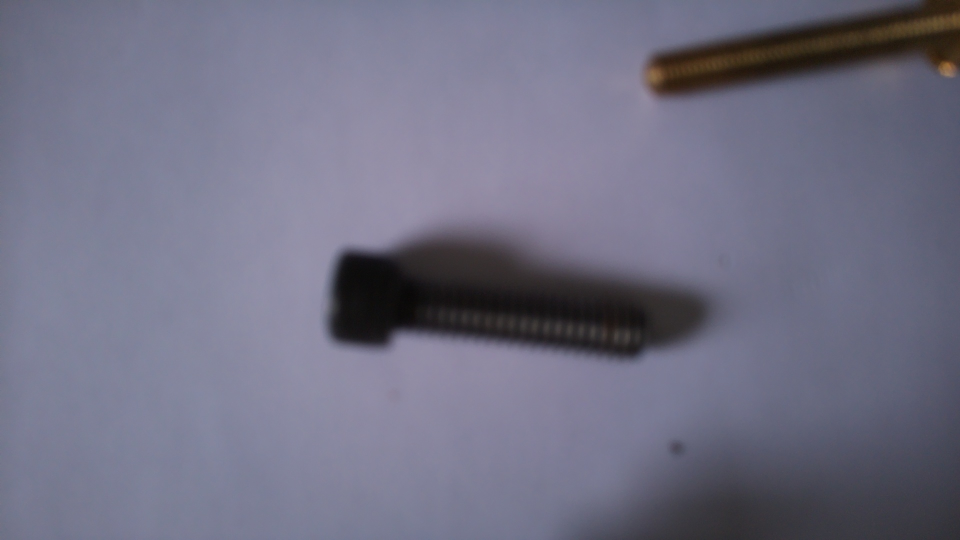
#> input picture images/1.jpg, 1920 x 1080 px (shown at 1/2 size)
$ python -i image_processing.py   (imports and definitions only)
#> lines starting #> are read from the running program, lines starting #| are printed output that depends on the picture; after the words box and inside, x2 and y2 are one past the last pixel; in counts of white or black regions, pixels touching at a corner belong together
#> in obj_recognition, img is the input picture: shape (1080, 1920, 3); mean B, G, R 131.9, 112, 112.7
### draw.py
import cv2
import matplotlib.pyplot as plt
import math

def draw_object_coords(center, img):
    x, y = center
    text = f"({x}, {y})"
    font = cv2.FONT_HERSHEY_SIMPLEX
    font_scale = 0.5
    text_color = (255, 0, 0)
    text_thickness = 2
    text_size, _ = cv2.getTextSize(text, font, font_scale, text_thickness)
    text_origin = (x + 10, y - 10 - text_size[1])
    cv2.putText(img, text, text_origin, font, font_scale, text_color, text_thickness)

# [26 lines left out: function draw_coords_system, not called in this run]


def draw_contours_and_boxes(img, contour, box):
    cv2.drawContours(img, [contour], 0, (0, 255, 0), 2)
    cv2.drawContours(img, [box], 0, (0, 0, 255), 3)

def draw_angle_text(img, angle, center):
    angle_text = f"{angle:.2f} Grad"
    cv2.putText(img, angle_text, (center[0] + 45, center[1] - 45), cv2.FONT_HERSHEY_SIMPLEX, 0.6, (0, 255, 255), 1)

def draw_color_text(img, color, box):
    color_text = str(color)
    cv2.putText(img, color_text, (box[0][0], box[0][1]), cv2.FONT_HERSHEY_SIMPLEX, 0.9, (0, 255, 0), 1)


# [21 lines left out: functions calculate_rect_img_ratio, calculate_distance, sorted_obj_ref, not called in this run]

### image_processing.py
import cv2 as cv2
import matplotlib.pyplot as plt
import numpy as np
import os
import draw
from PIL import Image
import math
import imutils
import random
import os

# [55 lines left out: functions pres_crop_four_points, undistort_image, not called in this run]


def Grayscale(ImageSrc, Classify=False):
#> called with Classify = False
  gray_im = cv2.cvtColor(ImageSrc, cv2.COLOR_RGB2GRAY)

  if not Classify:
      cv2.imwrite("./images/" + 'gray_im.jpg' , gray_im)

  return(gray_im)

def GammaCorrection(ImageSrc, Classify=False, Y=0.4):
#> called with Classify = False, Y = 0.4
    gammaCorrection = np.array(255 * (ImageSrc / 255) ** Y, dtype='uint8')
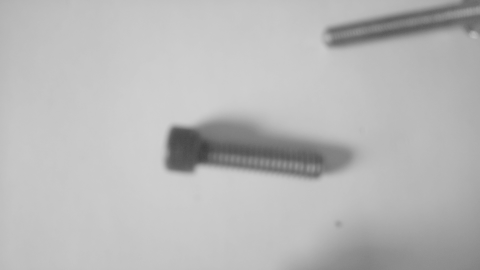
#> gammaCorrection: shape (1080, 1920) (shown at 1/4 size); min 56, max 208, mean 184.4

    if not Classify:
        filename = "./images/gammaCorrection.jpg"
        cv2.imwrite(filename, gammaCorrection)

    return gammaCorrection

def Threshold(ImageSrc, Classify=False, MaxValue = 255, BlockSize = 255, C = 19):
#> called with Classify = False, MaxValue = 255, BlockSize = 255, C = 19
  thresh = cv2.adaptiveThreshold(ImageSrc, MaxValue, cv2.ADAPTIVE_THRESH_GAUSSIAN_C, cv2.THRESH_BINARY, BlockSize, C)
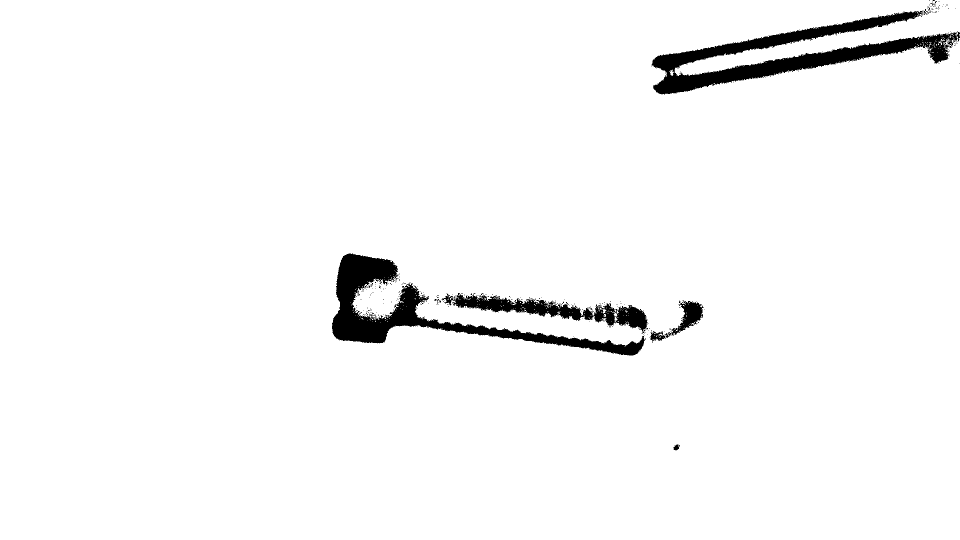
#> thresh: shape (1080, 1920) (shown at 1/2 size); 96.8% white; 256 black regions (248 under 20 px), largest, box (x1, y1, x2, y2) and area: (1303, 18, 1920, 189) 28201, (664, 507, 1292, 711) 25086, (883, 586, 1296, 662) 9535
  thresh = cv2.bitwise_not(thresh)
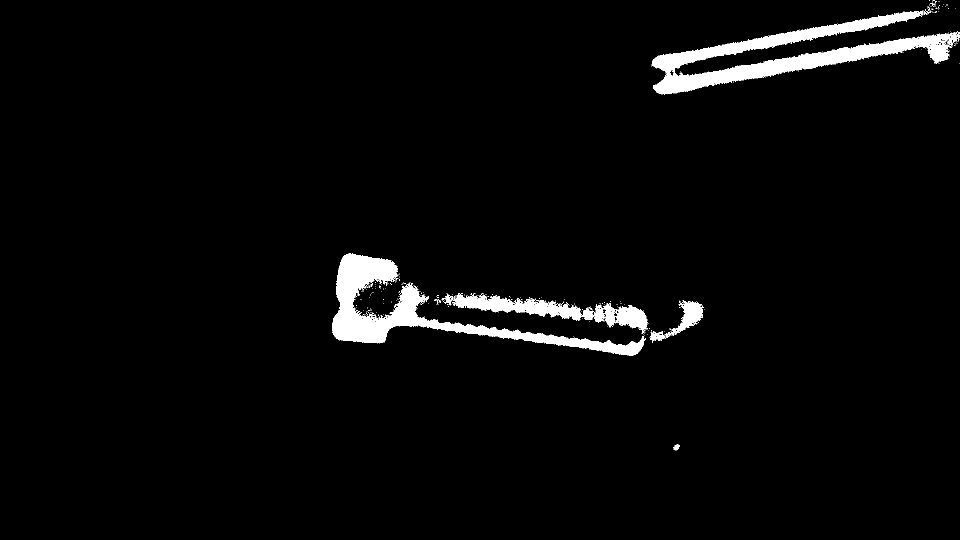
#> thresh: shape (1080, 1920) (shown at 1/2 size); 3.2% white; 256 white regions (248 under 20 px), largest, box (x1, y1, x2, y2) and area: (1303, 18, 1920, 189) 28201, (664, 507, 1292, 711) 25086, (883, 586, 1296, 662) 9535

  if not Classify:
      cv2.imwrite("./images/" + 'thresh.jpg' , thresh)

  return(thresh)

def MorphOperation(ImageSrc, Classify=False, Size = 15, BlurSize = 7):
#> called with Classify = False, Size = 15, BlurSize = 7
  kernel = np.ones((Size, Size), np.uint8)
  img_dilation = cv2.dilate(ImageSrc, kernel, iterations=1)
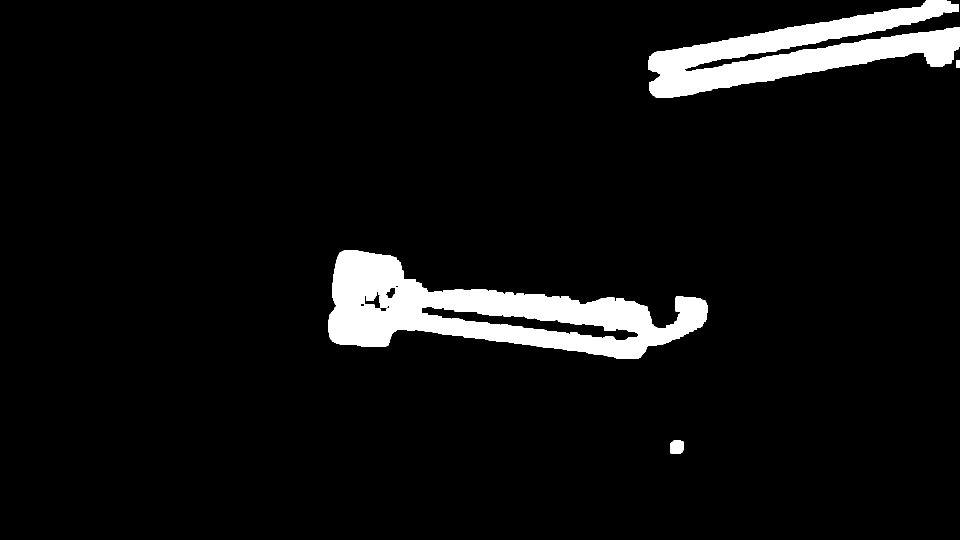
#> img_dilation: shape (1080, 1920) (shown at 1/2 size); 6% white; 5 white regions, box (x1, y1, x2, y2) and area: (657, 500, 1416, 718) 71762, (1296, 0, 1920, 196) 52444, (1340, 881, 1367, 908) 669, (759, 591, 775, 615) 375, (1912, 120, 1920, 135) 120
  img_erode = cv2.erode(img_dilation, kernel, iterations=1)
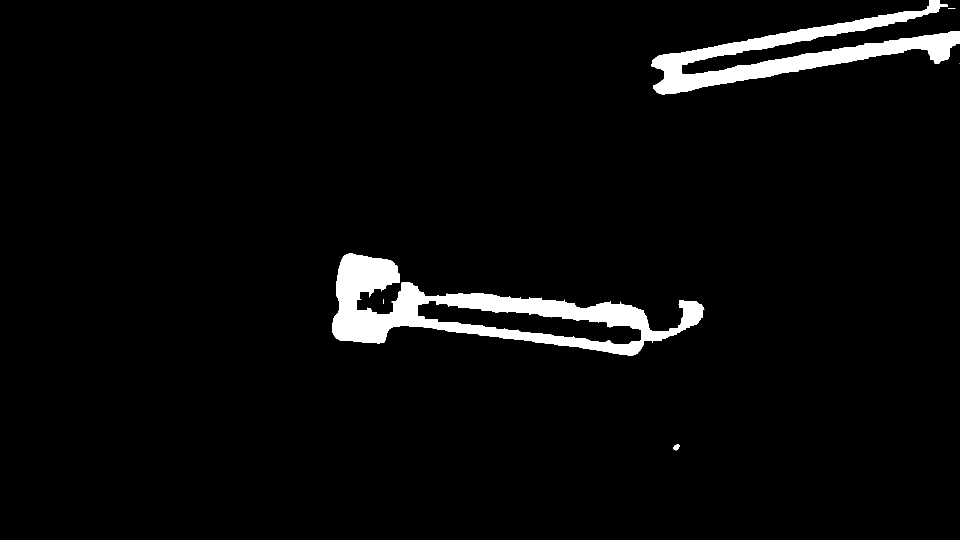
#> img_erode: shape (1080, 1920) (shown at 1/2 size); 3.8% white; 6 white regions (3 under 20 px), largest, box (x1, y1, x2, y2) and area: (664, 507, 1409, 711) 45890, (1303, 0, 1920, 189) 31808, (1347, 888, 1360, 901) 109

  # clean all noise after dilatation and erosion
  img_erode = cv2.medianBlur(img_erode, BlurSize)
#> img_erode: shape (1080, 1920); 3.8% white; 3 white regions, box (x1, y1, x2, y2) and area: (664, 507, 1407, 711) 45872, (1303, 0, 1920, 189) 31802, (1347, 889, 1359, 900) 93
  if not Classify:
    cv2.imwrite("./images/" + 'morphOperation.jpg' , img_erode)

  return(img_erode)


def AutoCanny(ImageSrc, Classify=False, sigma=0.33):
	# compute the median of the single channel pixel intensities
#> called with Classify = False, sigma = 0.33
	v = np.median(ImageSrc)
#> v = 0
	# apply automatic Canny edge detection using the computed median
	lower = int(max(10, (1.0 - sigma) * v))
#> lower = 10
	#print("lower: " + str(lower))
	upper = int(min(255, (1.0 + sigma) * v))
#> upper = 0

	edged = cv2.Canny(ImageSrc, lower, upper)
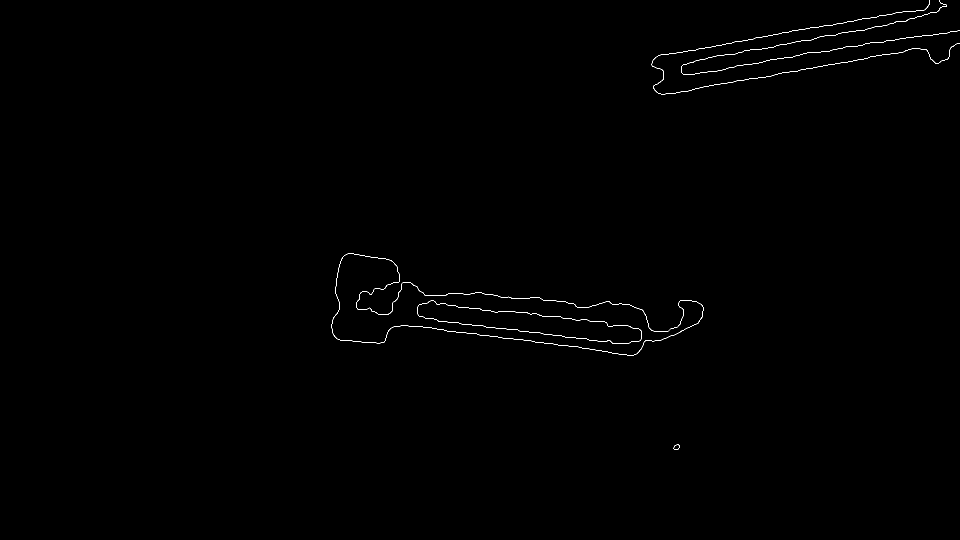
#> edged: shape (1080, 1920) (shown at 1/2 size); 0.27% white in thin lines or dots, all inside (x1, y1, x2, y2) = (663, 0, 1920, 900)
	if not Classify:
		cv2.imwrite("./images/" + 'autoCanny.jpg' , edged)

	return(edged)

def FindContours(image_src, org_image_src, Classify=False, min_ratio=0.001):
#> called with Classify = False, min_ratio = 0.001
    img = org_image_src.copy()
    #image_height, image_width, _ = img.shape
    contours, _ = cv2.findContours(image_src, cv2.RETR_EXTERNAL, cv2.CHAIN_APPROX_NONE)
#> contours = 4 contours, 1 with area under 20; largest, box (x1, y1, x2, y2) and area: (663, 506, 1407, 711) 61368, (1347, 888, 1359, 900) 90, (1303, 0, 1920, 189) 54

    center_coordinates_map = {}
    center_points = []
    boxes = []

    for i, c in enumerate(contours):
       # area = cv2.contourArea(c)
        rect = cv2.minAreaRect(c)
        box = cv2.boxPoints(rect)
        box = np.int0(box)

        center = (int(rect[0][0] + 1), int(rect[0][1] + 1))
        width = int(rect[1][0])
        height = int(rect[1][1])
        angle = int(rect[2])

        if width < height:
            angle = 90 - angle
        else:
            angle = -angle

        ratio = calculate_rect_img_ratio((width * height), img)
        #color = color_detection.detect_contour_color(img, c)

        if ratio > min_ratio:

            if Classify:
                center_points.append(center)
                boxes.append(box)
             #   x,y,w,h = cv2.boundingRect(c)
            else:
                draw.draw_contours_and_boxes(img, c, box)

                draw.draw_object_coords(center, img)
                cv2.circle(img, center, 3, (0, 0, 255), -1)

                draw.draw_angle_text(img, angle, center)
            # Find the corner with the highest Y coordinate
            #highest_y_corner = max(box, key=lambda corner: corner[1])
            #cv2.circle(img, tuple(highest_y_corner), 5, (255, 0, 0), -1)
            #center_coordinates_map[i + 1] = (center, angle, color, highest_y_corner)
            center_coordinates_map[i + 1] = (center, angle, 0)
#> this loop made 4 passes
#> (rect, box, width, height, angle, ratio, x in draw_object_coords, y in draw_object_coords) on passes 2 to 4: (((1032.5, 640.7), (175.9, 735.6), -82.05), [[1384, 778], [656, 676], [680, 502], [1408, 604]], 175, 735, 172, 0.062, 1033, 641), (((1635.9, 74.4), (562.9, 67.56), -9.38), [[1363, 153], [1352, 86], [1908, -4], [1919, 61]], 562, 67, 9, 0.0182, 1636, 75), (((1609.4, 115.4), (618.5, 127.3), -11.47), [[1319, 239], [1293, 114], [1899, -8], [1925, 116]], 618, 127, 11, 0.0379, 1610, 116)
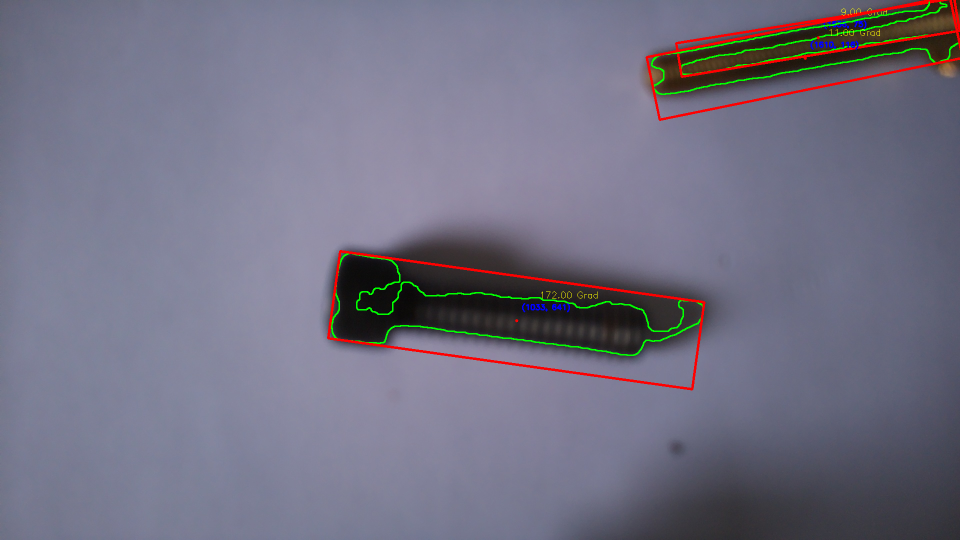
#> img: shape (1080, 1920, 3) (shown at 1/2 size); 1.77% of pixels changed, all inside (x1, y1, x2, y2) = (654, 0, 1920, 781)
#> after the loop, boxes = []; center_coordinates_map = {2: ((1033, 641), 172, 0), 3: ((1636, 75), 9, 0), 4: ((1610, 116), 11, 0)}; center_points = []

    h, w, _ = img.shape

    if len(center_points) > 0:
        centerObj = FindCenterObject(center_points, (w/2, h/2), boxes)
        obj = ExtractObject(org_image_src, centerObj)
        return IsolateObject(obj)

    return img, center_coordinates_map


def calculate_rect_img_ratio(area, img):
    image_area = img.shape[0] * img.shape[1]
    return area / image_area

# [70 lines left out: functions EuclideanDistance, FindCenterObject, ExtractObject, IsolateObject, not called in this run]

def obj_recognition(image_or_path):
    if isinstance(image_or_path, str):
        img = cv2.imread(image_or_path)
        if img is None:
              raise ValueError("The image could not be read.")
    elif isinstance(image_or_path, np.ndarray):
        img = image_or_path
    else:
        raise ValueError("Invalid type for the 'image_or_path' parameter.")

    gray = Grayscale(img)
    gamma = GammaCorrection(gray)
    thresh = Threshold(gamma)
    morph = MorphOperation(thresh)
    canny = AutoCanny(morph)
    contours, cen_coor_map = FindContours(canny, img)
#> cen_coor_map has the same summary as center_coordinates_map in FindContours
    cv2.imwrite("./images/" +'contours.jpg', contours)
    print('finish')
    return cen_coor_map

# [18 lines left out: function obj_classification, not called in this run]

>>> result = obj_recognition('images/1.jpg')
#> result has the same summary as center_coordinates_map in FindContours

$ run again, on images/2.jpg
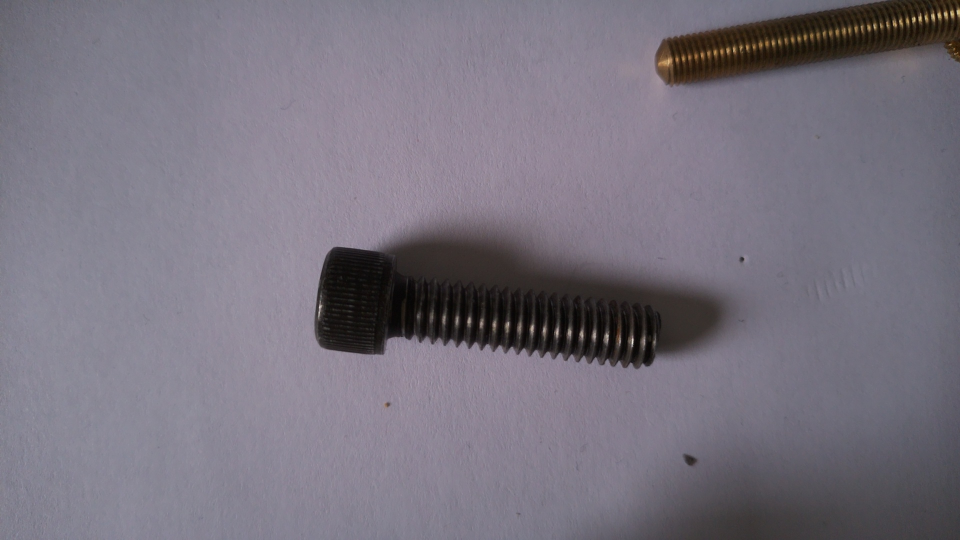
#> input picture images/2.jpg, 1920 x 1080 px (shown at 1/2 size)
#> in obj_recognition, img is the input picture: shape (1080, 1920, 3); mean B, G, R 126.6, 114.7, 120.1
#> in Threshold, `thresh = cv2.adaptiveThreshold(ImageSrc, MaxValue, cv2.ADAPTIVE_THRESH..`:
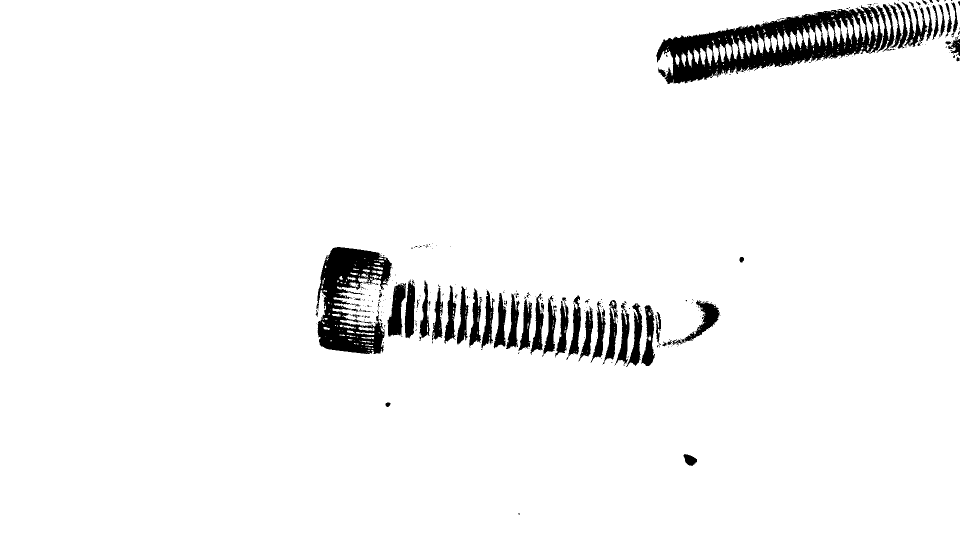
#> thresh: shape (1080, 1920) (shown at 1/2 size); 95.8% white; 327 black regions (264 under 20 px), largest, box (x1, y1, x2, y2) and area: (1312, 11, 1765, 168) 28492, (633, 494, 784, 708) 17395, (1778, 4, 1855, 98) 2672
#> img_dilation: shape (1080, 1920); 8.7% white; 8 white regions, largest, box (x1, y1, x2, y2) and area: (624, 487, 1448, 741) 111209, (1305, 0, 1920, 175) 65900, (1360, 901, 1401, 939) 1319
#> v = 0
#> lower = 10
#> upper = 0
#> edged: shape (1080, 1920); 0.2% white in thin lines or dots, all inside (x1, y1, x2, y2) = (631, 0, 1920, 931)
#> contours = 7 contours, 1 with area under 20; largest, box (x1, y1, x2, y2) and area: (631, 493, 1439, 733) 88846, (1367, 908, 1394, 931) 396, (832, 487, 866, 496) 158, (1478, 514, 1488, 524) 62, (771, 804, 780, 813) 49, (1312, 0, 1920, 168) 40
#> the loop in FindContours, `for i, c in enumerate(contours):` made 7 passes
#> (rect, box, width, height, angle, ratio, x in draw_object_coords, y in draw_object_coords) on passes 4, 7: (((1031.6, 643.9), (206.8, 802.2), -82.41), [[1415, 799], [620, 693], [647, 488], [1442, 594]], 206, 802, 172, 0.0797, 1032, 644), (((1612.4, 78.71), (604.3, 135.4), -4.59), [[1316, 170], [1305, 35], [1908, -12], [1918, 121]], 604, 135, 4, 0.0393, 1613, 79)
#> after the loop in FindContours, `for i, c in enumerate(contours):`:
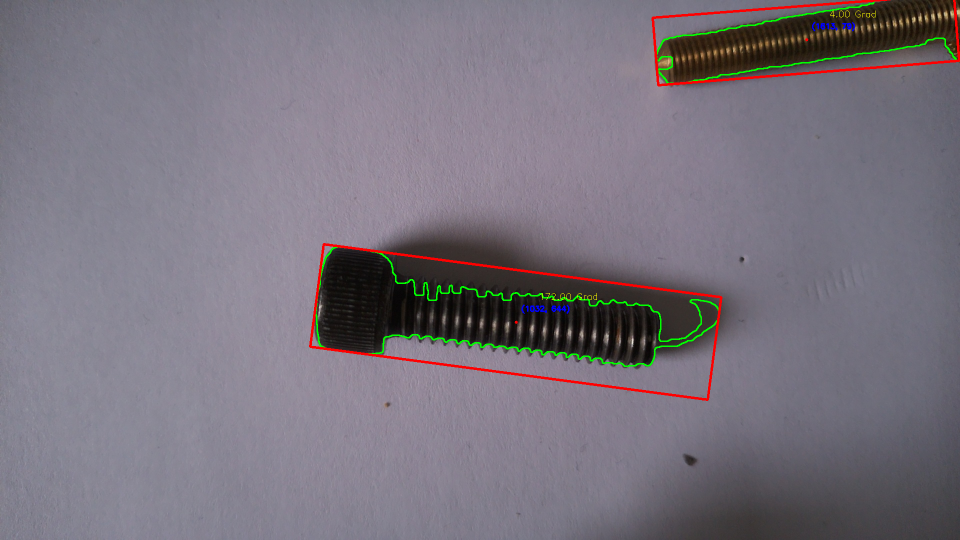
#> img: shape (1080, 1920, 3) (shown at 1/2 size); 1.4% of pixels changed, all inside (x1, y1, x2, y2) = (618, 0, 1920, 802)
#> after the loop in FindContours, `for i, c in enumerate(contours):`: boxes = []; center_coordinates_map = {4: ((1032, 644), 172, 0), 7: ((1613, 79), 4, 0)}; center_points = []
#> cen_coor_map = {4: ((1032, 644), 172, 0), 7: ((1613, 79), 4, 0)}
